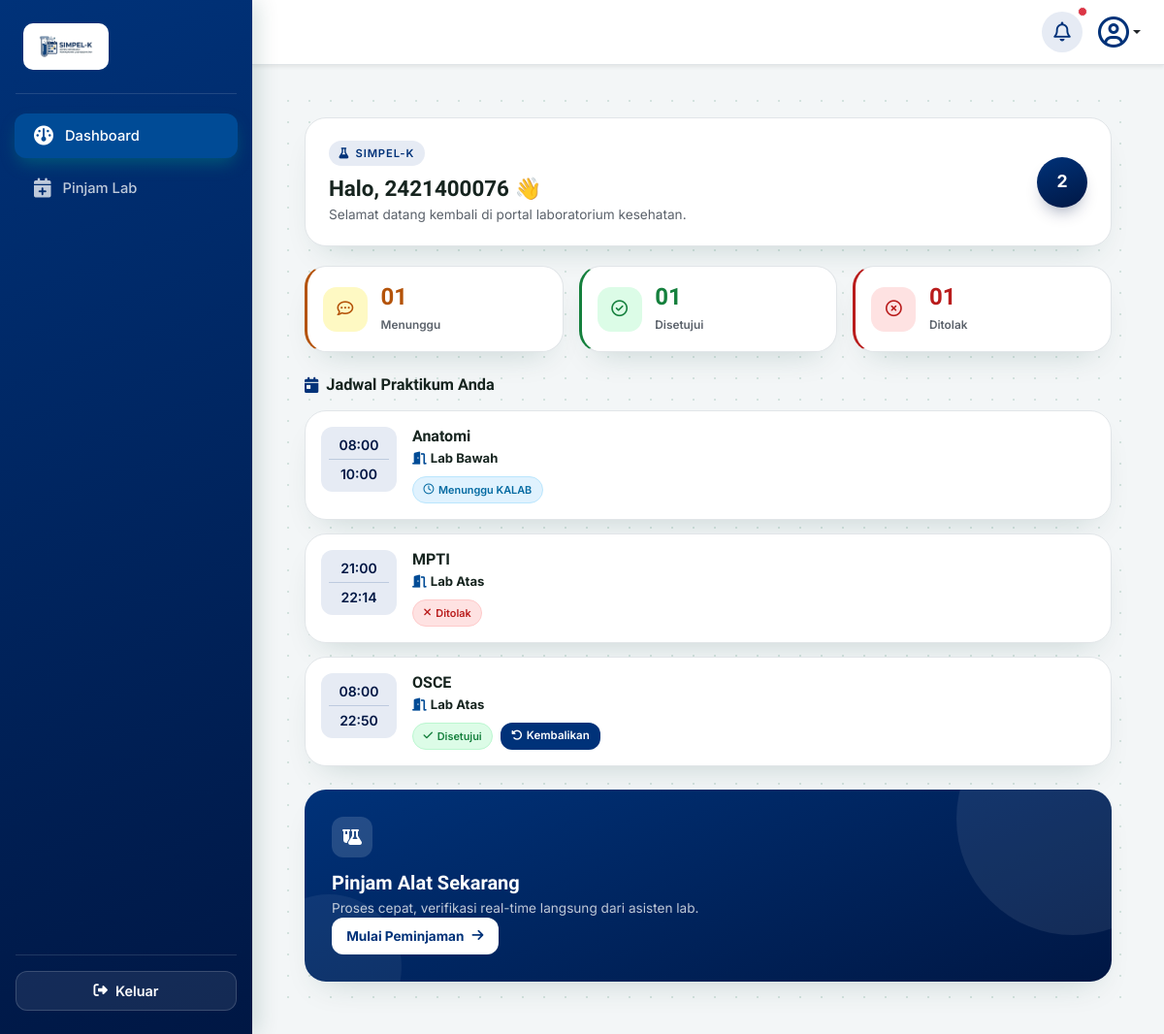
The page /mahasiswa/dashboard/ (signed in) on the database as committed earlier.
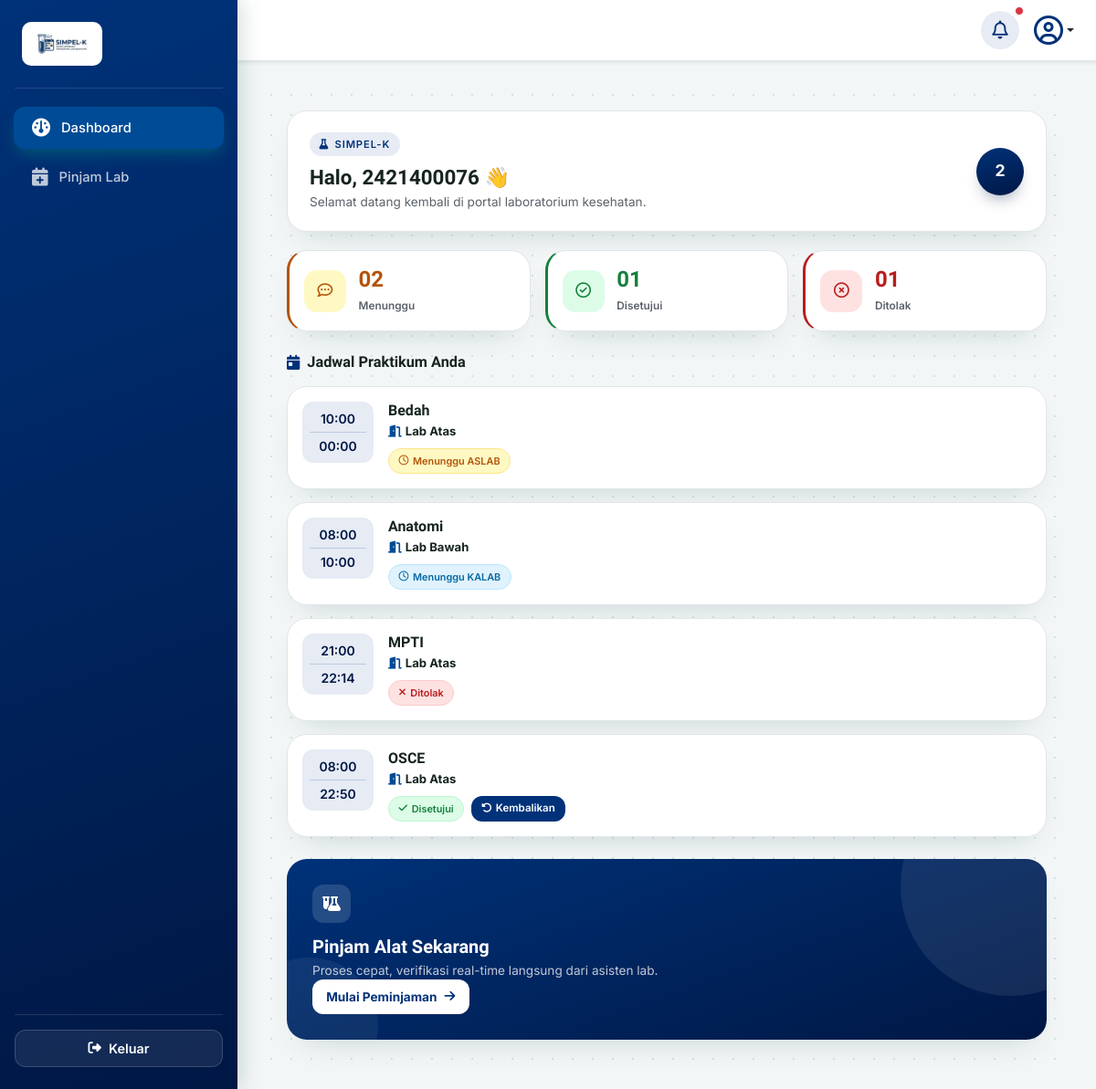
The same page on the database as committed later.
### core_auth/models.py (models this page shows, shortened)
class Peminjaman(models.Model):
    STATUS_CHOICES = [
        ('pending', 'Menunggu Validasi ASLAB'),
        ('verified', 'Menunggu Persetujuan KALAB'),
        ('disetujui', 'Disetujui / Jadwal Dikunci'),
        ('ditolak', 'Ditolak'),
        ('selesai', 'Selesai / Sudah Dikembalikan'),
    ]
    mahasiswa = models.ForeignKey(settings.AUTH_USER_MODEL, on_delete=models.CASCADE, related_name='peminjaman_mahasiswa')
    ruang_lab = models.ForeignKey(RuangLab, on_delete=models.CASCADE)
    alat_bahan = models.ForeignKey(AlatBahan, on_delete=models.PROTECT)
    keperluan = models.TextField()
    nama_dosen = models.CharField(max_length=100)
    mata_kuliah = models.CharField(max_length=100)
    tanggal_pinjam = models.DateField()
    wkt_mulai = models.TimeField()
    wkt_akhir = models.TimeField()
    status = models.CharField(max_length=20, choices=STATUS_CHOICES, default='pending')
    di_validasi_oleh = models.ForeignKey(
        settings.AUTH_USER_MODEL,
        on_delete=models.SET_NULL,
        blank=True,
        null=True,
        related_name='aslab_verifikator'
    )
    tgl_pengajuan = models.DateTimeField(auto_now_add=True)
    catatan_tolak = models.TextField(blank=True, null=True)

class RuangLab(models.Model):
    nama_ruang = models.CharField(max_length=100)
    kapasitas = models.IntegerField()
    deskripsi = models.TextField(blank=True, null=True)

### mahasiswa/views.py (the view)
# urls.py: path('dashboard/', views.dashboard_view, name='dashboard'),
@login_required(login_url='core_auth:login')
def dashboard_view(request):
    redirect_target = cekk_role_mahasiswa(request.user)
    if redirect_target:
        return redirect(redirect_target)
    jadwal_mahasiswa = Peminjaman.objects.filter(mahasiswa=request.user).order_by('-tanggal_pinjam')
    total_menunggu = Peminjaman.objects.filter(mahasiswa=request.user, status__in=['pending', 'verified']).count()
    total_disetujui = Peminjaman.objects.filter(mahasiswa=request.user, status='disetujui').count()
    total_ditolak = Peminjaman.objects.filter(mahasiswa=request.user, status='ditolak').count()
    context = {
        'jadwal_mahasiswa': jadwal_mahasiswa,
        'total_menunggu': total_menunggu,
        'total_disetujui': total_disetujui,
        'total_ditolak': total_ditolak,
    }
    return render(request, 'mahasiswa/dashboard.html', context)

### mahasiswa/views.py (called while the page is built)
def cekk_role_mahasiswa(user):
    username_lower = user.username.lower()
    if 'aslab' in username_lower or user.groups.filter(name__iexact='ASLAB').exists() or getattr(user, 'role', '').upper() == 'ASLAB':
        return 'aslab:dashboard'
    if 'kalab' in username_lower or user.groups.filter(name__iexact='KALAB').exists() or getattr(user, 'role', '').upper() == 'KALAB':
        return 'kalab:dashboard'
    return None

### mahasiswa/templates/mahasiswa/dashboard.html (shortened to what the changed rows need)
{% extends 'base/base_mahasiswa.html' %}
{% load static %}
{% block content %}
<div class="dashboard-mhs">
    <div class="row g-3 mb-4">
        <div class="col-12 col-sm-4">
            <div class="stat-card stat-card--pending">
                <div>
                    <h3 class="stat-number">{{ total_menunggu|stringformat:"02d" }}</h3>
                    <span class="stat-label">Menunggu</span>
                </div>
            </div>
        </div>
    </div>
    <div class="jadwal-list">
        {% for jadwal in jadwal_mahasiswa %}
        <div class="jadwal-card">
            <div class="d-flex align-items-start gap-3">
                <div class="jam-widget">
                    <div class="fw-semibold small">{{ jadwal.wkt_mulai|time:"H:i" }}</div>
                    <div class="divider-line"></div>
                    <div class="fw-semibold small">{{ jadwal.wkt_akhir|time:"H:i" }}</div>
                </div>
                <div class="flex-grow-1">
                    <h6 class="mk-title">{{ jadwal.mata_kuliah }}</h6>
                    <p class="ruang-info d-flex align-items-center gap-1 mb-2">
                        <i class="fa-solid fa-door-open"></i>
                        <strong>{{ jadwal.ruang_lab.nama_ruang }}</strong>
                    </p>
                    <div class="d-flex gap-2 flex-wrap align-items-center">
                        {% if jadwal.status == 'pending' %}
                        <span class="badge-status badge-status--wait-aslab"><i class="fa-regular fa-clock"></i> Menunggu ASLAB</span>
                        {% elif jadwal.status == 'verified' %}
                        <span class="badge-status badge-status--wait-kalab"><i class="fa-regular fa-clock"></i> Menunggu KALAB</span>
                        {% elif jadwal.status == 'disetujui' %}
                        <span class="badge-status badge-status--approved"><i class="fa-solid fa-check"></i> Disetujui</span>
                        {% elif jadwal.status == 'pengembalian_diajukan' %}
                        <span class="badge-status badge-status--return"><i class="fa-solid fa-rotate-left"></i> Proses Pengembalian</span>
                        {% elif jadwal.status == 'ditolak' %}
                        <span class="badge-status badge-status--rejected"><i class="fa-solid fa-xmark"></i> Ditolak</span>
                        {% elif jadwal.status == 'selesai' %}
                        <span class="badge-status badge-status--done"><i class="fa-solid fa-flag-checkered"></i> Selesai</span>
                        {% endif %}
                        {% if jadwal.status == 'disetujui' %}
                        <a href="{% url 'mahasiswa:ajukan_pengembalian' jadwal.id %}"
                            class="btn-return"
                            onclick="return confirm('Apakah Anda yakin ingin mengajukan pengembalian lab/alat ini?');">
                            <i class="fa-solid fa-rotate-left me-1"></i> Kembalikan
                        </a>
                        {% endif %}
                    </div>
                </div>
            </div>
        </div>
        {% empty %}
        <div class="empty-jadwal">
            <i class="fa-solid fa-calendar-xmark fs-2 mb-2"></i>
            <p class="small mb-0">Belum ada pengajuan jadwal praktikum di Lab Atas maupun Lab Bawah.</p>
        </div>
        {% endfor %}
    </div>
</div>
{% endblock %}

Rows that differ between the two databases and show on the page:
added Peminjaman: wkt_mulai "10:00", wkt_akhir "00:00", mata_kuliah "Bedah", ruang_lab.nama_ruang "Lab Atas", status "pending" (drawn)
Other text that changed with them:
{{ total_menunggu|stringformat:"02d" }}: "01" → "02"
